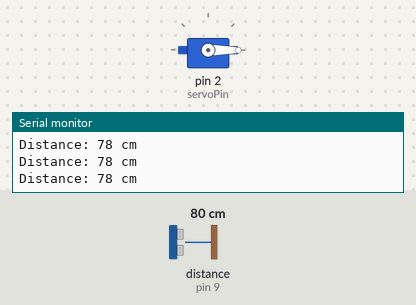
The program below on a simulated Arduino Uno, built with avr-gcc and run on an emulated ATmega328P. Shown: servo, the last lines printed to the serial monitor. Wiring (inferred from the names in the program): ultrasonic range finder: trigger pin 8; echo pin 9. Inputs (shaded band) come from the test bench; at power-on: distance to the obstacle (sensor on pin 9) 80 cm. The echo pulse lasts 58.3 µs per cm.

Above: at 1.2 s.
1.3 s: distance to the obstacle (sensor on pin 9) set to 23 cm
2.8 s: distance to the obstacle (sensor on pin 9) set to 18 cm
At 3.9 s:
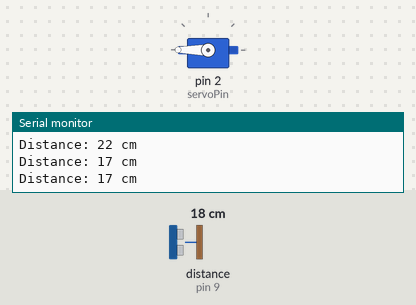
4.3 s: distance to the obstacle (sensor on pin 9) set to 35 cm
At 5.5 s:
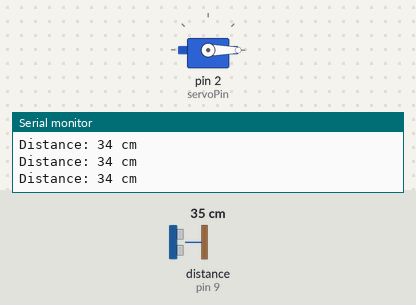
6.1 s: distance to the obstacle (sensor on pin 9) set to 2 cm
At 6.9 s:
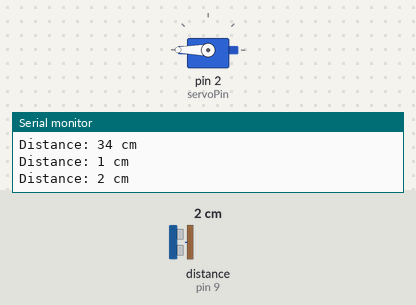
Timing chart, 0 to 8.6 s (numbered marks = the images above; inputs shaded):
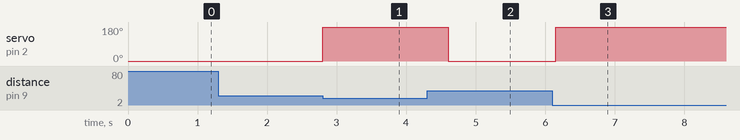

Measured:
- the behaviour switches between 22 and 21 cm on distance to the obstacle (sensor on pin 9) (found by bisection; images 0 and 1)
- after the input at 2.8 s, servo on pin 2 (servoPin): 0° → 180° at once
- after the input at 4.3 s, servo on pin 2 (servoPin): 180° → 0° after 0.31 s
- after the input at 6.1 s, servo on pin 2 (servoPin): 0° → 180° after 0.05 s

The program:

main.cpp
```cpp
#include<Arduino.h>
#include <Servo.h>
const int trigPin = 8;
const int echoPin = 9;
const int servoPin = 2;

Servo myServo;
const int thresholdDistance = 20;

void setup() {
  pinMode(trigPin, OUTPUT);
  pinMode(echoPin, INPUT);
  myServo.attach(servoPin);
  myServo.write(0);
  Serial.begin(9600);
}

void loop() {

  long duration;
  int distance;

  digitalWrite(trigPin, LOW);
  delayMicroseconds(2);
  digitalWrite(trigPin, HIGH);
  delayMicroseconds(10);
  digitalWrite(trigPin, LOW);

  duration = pulseIn(echoPin, HIGH);
  distance = duration * 0.034 / 2;

  Serial.print("Distance: ");
  Serial.print(distance);
  Serial.println(" cm");

  if (distance > 0 && distance <= thresholdDistance) {
    myServo.write(180);
    delay(500);
  } else {
    myServo.write(0);
  }

  delay(100);
}


/*
#include <Arduino.h>
#include <Servo.h>
Servo myservo;
void setup() {
  myservo.attach(9);
}

void loop() {
  myservo.write(0);
  delay(1000);
  myservo.write(90);
  delay(1000);
  myservo.write(180);
  delay(1000);
}


*/
```
